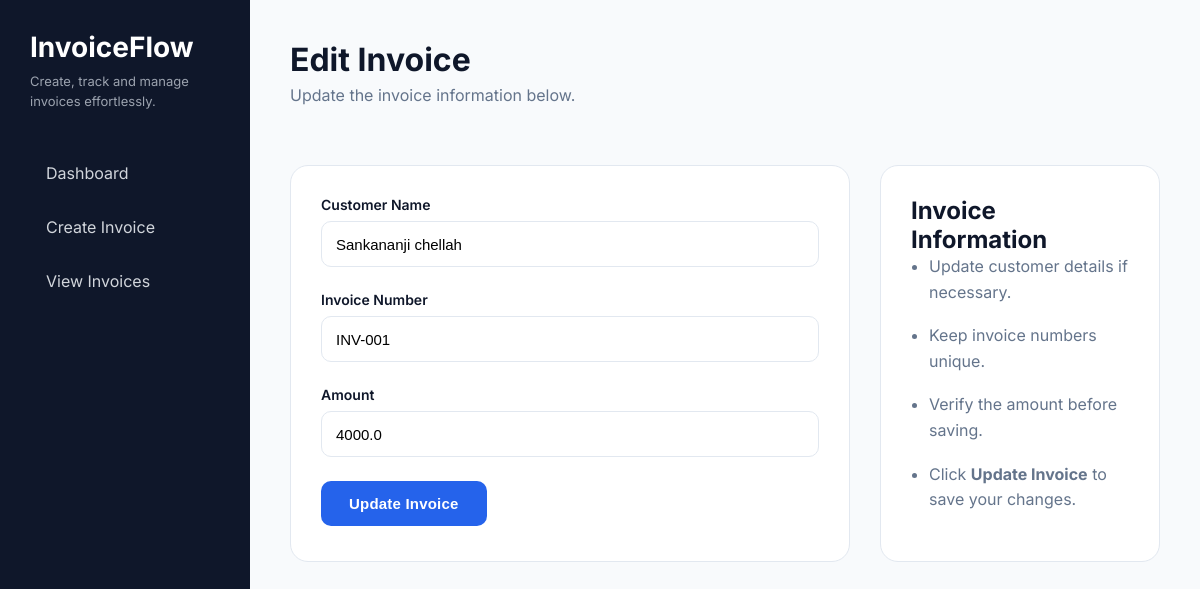
Screenshot of /edit/1 with the database file from the repository.
### tables this page shows
CREATE TABLE invoices (
    id INTEGER PRIMARY KEY AUTOINCREMENT,
    customer TEXT,
    invoice_number TEXT,
    amount REAL
);

### app.py (the view)
@app.route("/edit/<int:id>")
def edit_invoice(id):
    connection = sqlite3.connect("invoices.db")
    cursor = connection.cursor()
    cursor.execute(
        "SELECT id, customer, invoice_number, amount FROM invoices WHERE id=?",
        (id,)
    )
    invoice = cursor.fetchone()
    connection.close()
    return render_template("edit_invoice.html", invoice=invoice)

### templates/edit_invoice.html (shortened to what this page needs)
{% extends "base.html" %}
{% block content %}
<div class="page-header">
    <h1>Edit Invoice</h1>
    <p class="subtext">
        Update the invoice information below.
    </p>
</div>
<div class="create-layout">
    <div class="content-panel">
        <form action="/update/{{ invoice[0] }}" method="POST">
            <div class="form-group">
                <label>Customer Name</label>
                <input
                    type="text"
                    name="customer"
                    value="{{ invoice[1] }}"
                    required>
            </div>
            <div class="form-group">
                <label>Invoice Number</label>
                <input
                    type="text"
                    name="invoice_number"
                    value="{{ invoice[2] }}"
                    required>
            </div>
            <div class="form-group">
                <label>Amount</label>
                <input
                    type="number"
                    name="amount"
                    value="{{ invoice[3] }}"
                    required>
            </div>
            <button
                class="primary-btn"
                type="submit">
                Update Invoice
            </button>
        </form>
    </div>
    <div class="content-panel">
        <h2>Invoice Information</h2>
        <ul class="tips">
            <li>Update customer details if necessary.</li>
            <li>Keep invoice numbers unique.</li>
            <li>Verify the amount before saving.</li>
            <li>Click <strong>Update Invoice</strong> to save your changes.</li>
        </ul>
    </div>
</div>
{% endblock %}

### static/style.css (style rules this page uses)
* { margin:0; padding:0; box-sizing:border-box; }
:root { --primary:#334155; --primary-hover:#1e293b; --success:#15803d; --danger:#b91c1c; --warning:#ca8a04; --sidebar:#0f172a; --background:#f8fafc; --card:#ffffff; --text:#0f172a; --muted:#64748b; --border:#e2e8f0; }
body { font-family:'Inter',sans-serif; background:var(--background); color:var(--text); }
h1 { font-size:32px; margin-bottom:6px; }
.subtext { color:var(--muted); margin-bottom:30px; }
.form-group { display:flex; flex-direction:column; }
.form-group label { font-size:14px; font-weight:600; margin-bottom:8px; color:var(--text); }
.form-group input { height:46px; padding:0 14px; border:1px solid var(--border); border-radius:10px; font-size:15px; transition:.25s; }
.content-panel { background:white; border-radius:18px; border:1px solid var(--border); box-shadow:var(--shadow); padding:30px; margin-top:30px; }
button { background:var(--primary); color:white; border:none; padding:12px 18px; border-radius:10px; font-size:14px; font-weight:600; letter-spacing:.2px; cursor:pointer; transition:.2s; }
.page-header { margin-bottom:30px; }
.create-layout { display:grid; grid-template-columns:2fr 1fr; gap:30px; }
.tips { padding-left:18px; }
.tips li { margin-bottom:18px; color:var(--muted); line-height:1.6; }
.form-group { margin-bottom:24px; }
.form-group label { display:block; margin-bottom:8px; font-weight:600; color:var(--text); }
.form-group input { width:100%; padding:14px; border:1px solid var(--border); border-radius:10px; font-size:15px; transition:.2s; }
.primary-btn { background:#2563eb; color:white; border:none; padding:14px 28px; border-radius:10px; font-size:15px; font-weight:600; cursor:pointer; transition:.25s; }

### rows the page displays
invoices: customer "Sankananji chellah", invoice_number "INV-001", amount "4000.0"
